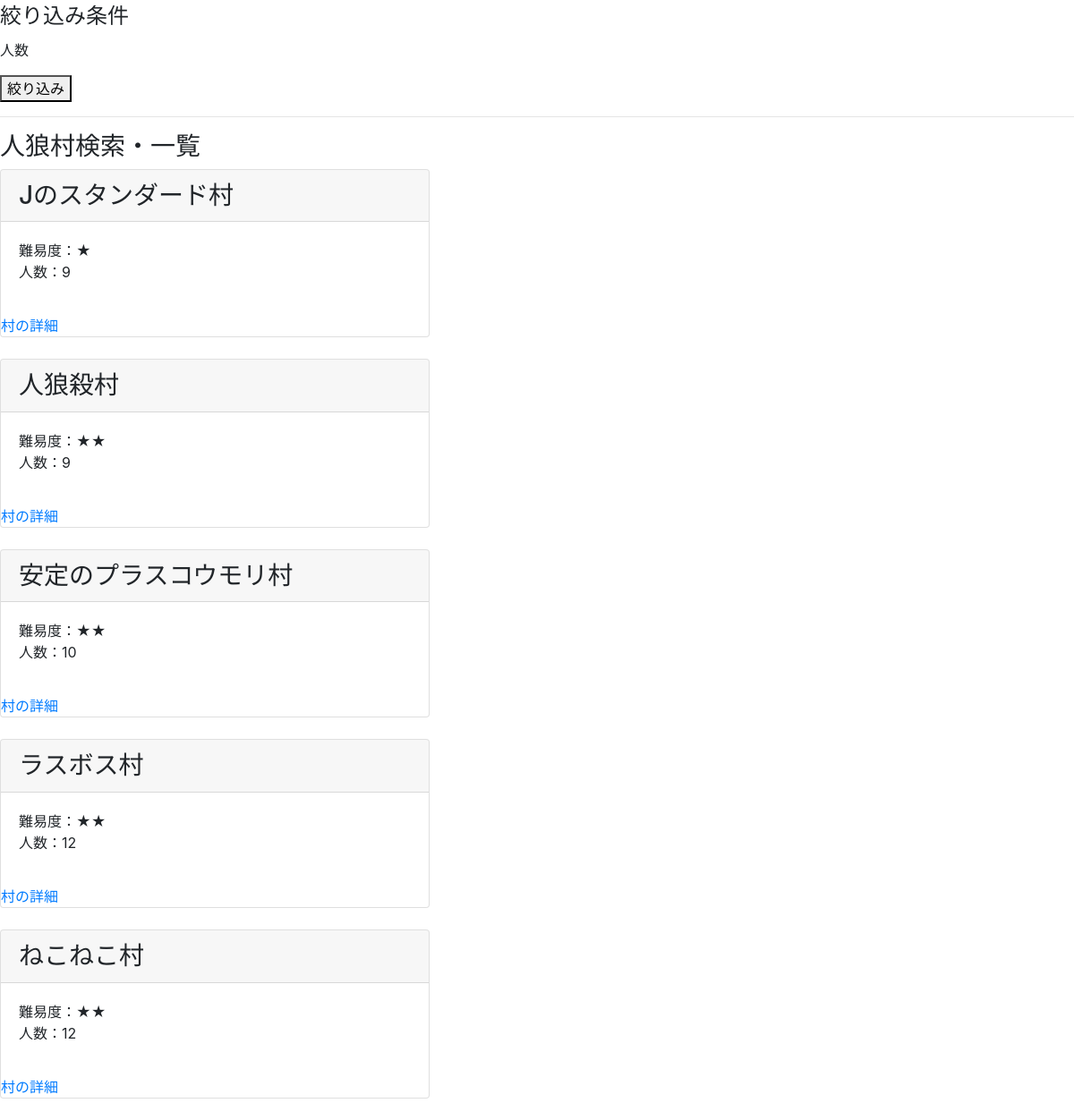
Page /jinromura/ on the earlier database version.
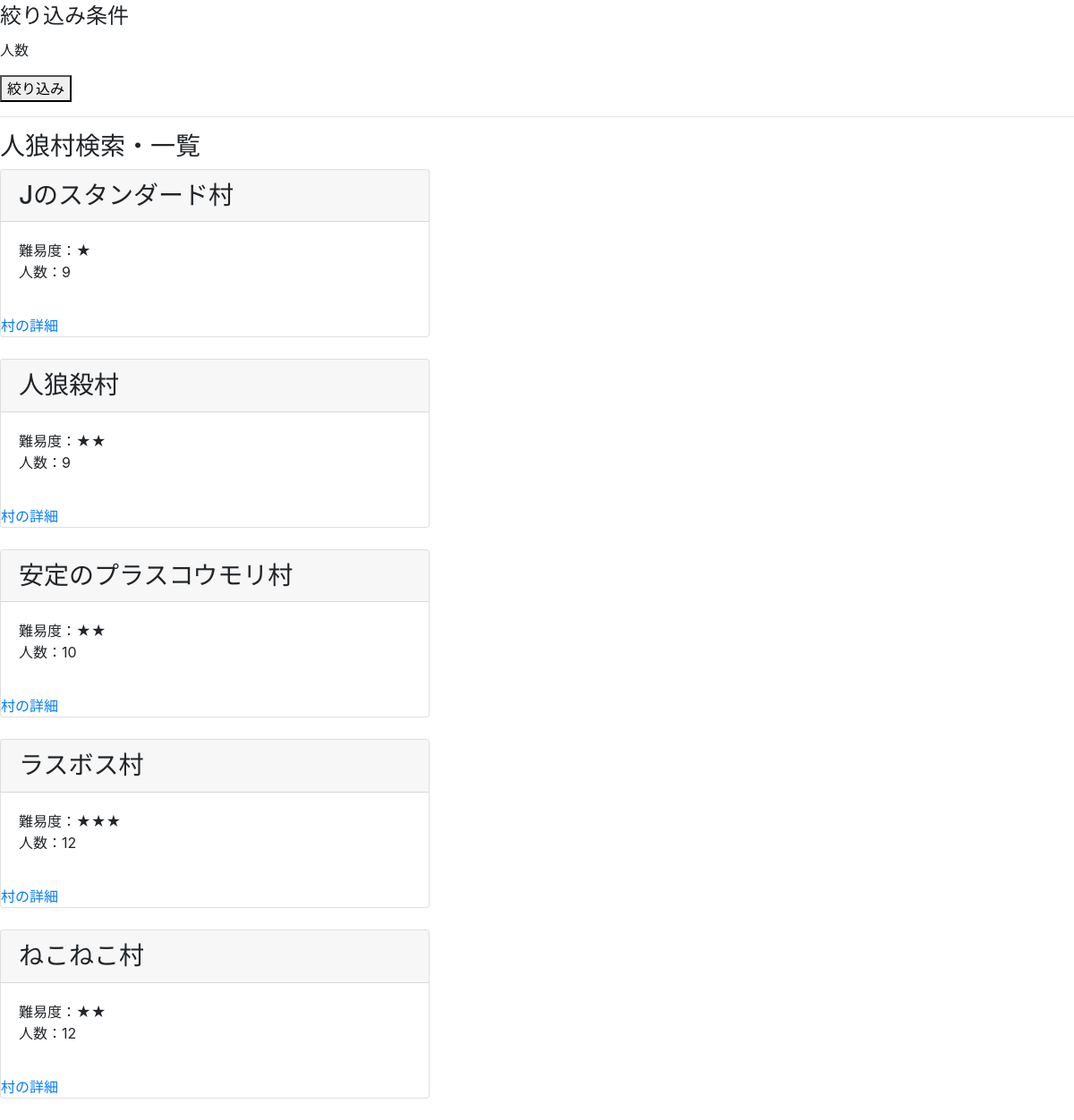
Same page on the later database version.
### jinromura/models.py (models this page shows, shortened)
class Village(models.Model):
    name = models.CharField(max_length=40)
    people = models.IntegerField(default=0)
    level = models.IntegerField(default=0)
    category = models.CharField(max_length=200)
    description = models.CharField(max_length=200)
    citizen = models.IntegerField(default=0)
    werewolf = models.IntegerField(default=0)
    hunter = models.IntegerField(default=0)
    f_teller = models.IntegerField(default=0)
    shaman = models.IntegerField(default=0)
    dspcho = models.IntegerField(default=0)
    straw_doll = models.IntegerField(default=0)
    fox = models.IntegerField(default=0)
    nekomata = models.IntegerField(default=0)
    black_cat = models.IntegerField(default=0)
    thief = models.IntegerField(default=0)
    psyco = models.IntegerField(default=0)
    martydom = models.IntegerField(default=0)
    bakery = models.IntegerField(default=0)
    mayor = models.IntegerField(default=0)
    trap_nurses = models.IntegerField(default=0)
    big_wolf = models.IntegerField(default=0)
    fugitive = models.IntegerField(default=0)
    zombi = models.IntegerField(default=0)
    teruteru = models.IntegerField(default=0)
    wiseman = models.IntegerField(default=0)
    slave = models.IntegerField(default=0)
    aristcracy = models.IntegerField(default=0)
    wolfboy = models.IntegerField(default=0)
    santa = models.IntegerField(default=0)
    pigman = models.IntegerField(default=0)
    cursed = models.IntegerField(default=0)
    dictator = models.IntegerField(default=0)
    assassin = models.IntegerField(default=0)
    sorcerer = models.IntegerField(default=0)
    bat = models.IntegerField(default=0)
    queen = models.IntegerField(default=0)
    sasaki = models.IntegerField(default=0)
    fanatic = models.IntegerField(default=0)
    goyoku = models.IntegerField(default=0)
    wisewolf = models.IntegerField(default=0)
    doctor = models.IntegerField(default=0)

### jinromura/views.py (the view)
# urls.py: path('', views.index, name='index'),
def index(request):
    village_list = Village.objects.all().order_by('people')
    context={'village_list':village_list}
    return render(request, 'jinromura/index.html',context)

### jinromura/templatetags/range.py (called while the page is built)
@register.filter(name='range')
def _range(_min, args=None):
    _max, _step = None, None
    if args:
        if not isinstance(args, int):
            _max, _step = map(int, args.split(','))
        else:
            _max = args
    args = filter(None, (_min,_max,_step))
    return range(*args)

### jinromura/templates/jinromura/index.html
{% load staticfiles %}
{% load range %}
<html>
  <head>
    <link rel="stylesheet" type="text/css" href="{% static 'css/bootstrap.css' %}" />
  </head>
  <body>
    <form method="get" action="" name="filter_form">
      <legend>絞り込み条件</legend>
      <div>
        <p>人数</p>
      </div>
      <button id="filter">絞り込み</button>
      <hr>
    </form>
    <h3>人狼村検索・一覧</h3>
      {% for village in village_list %}
      <div class="card" style="width:30rem;">
        <h3 class="card-header">{{ village.name }}</h3>
        <p class="card-body">難易度：{% for value in village.level|range %}★{% endfor %}
          <br>人数：{{ village.people }}</p>
        <a href="{% url 'detail' village.id %}" class="card-link">村の詳細</a>
      </div>
      <br>
      {% endfor %}
  </body>
</html>

Differences in the rows shown:
changed Village "ラスボス村": level 2 → 3 (drawn)
